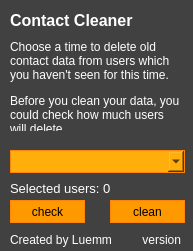
<?xml version="1.0" encoding="UTF-8"?>
<ui version="4.0">
 <class>Dialog</class>
 <widget class="QWidget" name="Dialog">
  <property name="geometry">
   <rect>
    <x>0</x>
    <y>0</y>
    <width>193</width>
    <height>251</height>
   </rect>
  </property>
  <property name="sizePolicy">
   <sizepolicy hsizetype="Fixed" vsizetype="Fixed">
    <horstretch>193</horstretch>
    <verstretch>251</verstretch>
   </sizepolicy>
  </property>
  <property name="minimumSize">
   <size>
    <width>100</width>
    <height>100</height>
   </size>
  </property>
  <property name="maximumSize">
   <size>
    <width>193</width>
    <height>251</height>
   </size>
  </property>
  <property name="windowTitle">
   <string>Dialog</string>
  </property>
  <property name="styleSheet">
   <string notr="true">background-color: rgb(65, 65, 65);

color: #ffffff;</string>
  </property>
  <widget class="QPushButton" name="ui_btn_clean">
   <property name="geometry">
    <rect>
     <x>110</x>
     <y>200</y>
     <width>75</width>
     <height>23</height>
    </rect>
   </property>
   <property name="sizePolicy">
    <sizepolicy hsizetype="Fixed" vsizetype="Fixed">
     <horstretch>0</horstretch>
     <verstretch>0</verstretch>
    </sizepolicy>
   </property>
   <property name="styleSheet">
    <string notr="true">background-color: rgb(255, 153, 0);
color: black;
border: 1px solid rgb(255, 133, 10);

</string>
   </property>
   <property name="text">
    <string>clean</string>
   </property>
  </widget>
  <widget class="QLabel" name="label">
   <property name="geometry">
    <rect>
     <x>10</x>
     <y>40</y>
     <width>171</width>
     <height>91</height>
    </rect>
   </property>
   <property name="sizePolicy">
    <sizepolicy hsizetype="Fixed" vsizetype="Fixed">
     <horstretch>0</horstretch>
     <verstretch>0</verstretch>
    </sizepolicy>
   </property>
   <property name="text">
    <string>&lt;html&gt;&lt;head/&gt;&lt;body&gt;&lt;p&gt;Choose a time to delete old contact data from users which you haven't seen for this time.&lt;/p&gt;&lt;p&gt;Before you clean your data, you could check how much users will delete.&lt;/p&gt;&lt;/body&gt;&lt;/html&gt;</string>
   </property>
   <property name="wordWrap">
    <bool>true</bool>
   </property>
  </widget>
  <widget class="QLabel" name="label_11">
   <property name="geometry">
    <rect>
     <x>10</x>
     <y>10</y>
     <width>161</width>
     <height>21</height>
    </rect>
   </property>
   <property name="sizePolicy">
    <sizepolicy hsizetype="Fixed" vsizetype="Fixed">
     <horstretch>0</horstretch>
     <verstretch>0</verstretch>
    </sizepolicy>
   </property>
   <property name="font">
    <font>
     <pointsize>12</pointsize>
     <weight>75</weight>
     <bold>true</bold>
    </font>
   </property>
   <property name="text">
    <string>Contact Cleaner</string>
   </property>
  </widget>
  <widget class="QLabel" name="label_5">
   <property name="geometry">
    <rect>
     <x>10</x>
     <y>230</y>
     <width>101</width>
     <height>20</height>
    </rect>
   </property>
   <property name="sizePolicy">
    <sizepolicy hsizetype="Fixed" vsizetype="Fixed">
     <horstretch>0</horstretch>
     <verstretch>0</verstretch>
    </sizepolicy>
   </property>
   <property name="text">
    <string>Created by Luemmel</string>
   </property>
   <property name="alignment">
    <set>Qt::AlignLeading|Qt::AlignLeft|Qt::AlignVCenter</set>
   </property>
  </widget>
  <widget class="QLabel" name="ui_label_version">
   <property name="geometry">
    <rect>
     <x>120</x>
     <y>230</y>
     <width>61</width>
     <height>20</height>
    </rect>
   </property>
   <property name="sizePolicy">
    <sizepolicy hsizetype="Fixed" vsizetype="Fixed">
     <horstretch>0</horstretch>
     <verstretch>0</verstretch>
    </sizepolicy>
   </property>
   <property name="text">
    <string>&lt;html&gt;&lt;head/&gt;&lt;body&gt;&lt;p&gt;version&lt;/p&gt;&lt;/body&gt;&lt;/html&gt;</string>
   </property>
   <property name="alignment">
    <set>Qt::AlignRight|Qt::AlignTrailing|Qt::AlignVCenter</set>
   </property>
  </widget>
  <widget class="QLabel" name="ui_label_selected">
   <property name="geometry">
    <rect>
     <x>10</x>
     <y>180</y>
     <width>141</width>
     <height>16</height>
    </rect>
   </property>
   <property name="sizePolicy">
    <sizepolicy hsizetype="Fixed" vsizetype="Fixed">
     <horstretch>0</horstretch>
     <verstretch>0</verstretch>
    </sizepolicy>
   </property>
   <property name="font">
    <font>
     <pointsize>10</pointsize>
    </font>
   </property>
   <property name="text">
    <string>Selected users: 0</string>
   </property>
  </widget>
  <widget class="QPushButton" name="ui_btn_check">
   <property name="geometry">
    <rect>
     <x>10</x>
     <y>200</y>
     <width>75</width>
     <height>23</height>
    </rect>
   </property>
   <property name="sizePolicy">
    <sizepolicy hsizetype="Fixed" vsizetype="Fixed">
     <horstretch>0</horstretch>
     <verstretch>0</verstretch>
    </sizepolicy>
   </property>
   <property name="styleSheet">
    <string notr="true">background-color: rgb(255, 153, 0);
color: black;
border: 1px solid rgb(255, 133, 10);

</string>
   </property>
   <property name="text">
    <string>check</string>
   </property>
  </widget>
  <widget class="QComboBox" name="ui_combo_time">
   <property name="geometry">
    <rect>
     <x>10</x>
     <y>150</y>
     <width>175</width>
     <height>23</height>
    </rect>
   </property>
   <property name="sizePolicy">
    <sizepolicy hsizetype="Fixed" vsizetype="Fixed">
     <horstretch>0</horstretch>
     <verstretch>0</verstretch>
    </sizepolicy>
   </property>
   <property name="styleSheet">
    <string notr="true">color: #000000;
background-color: rgb(255, 174, 11);
color: black;
border: 1px solid rgb(255, 133, 10);

selection-color: black;
selection-background-color: rgb(255, 153, 0);</string>
   </property>
  </widget>
 </widget>
 <resources/>
 <connections/>
</ui>
